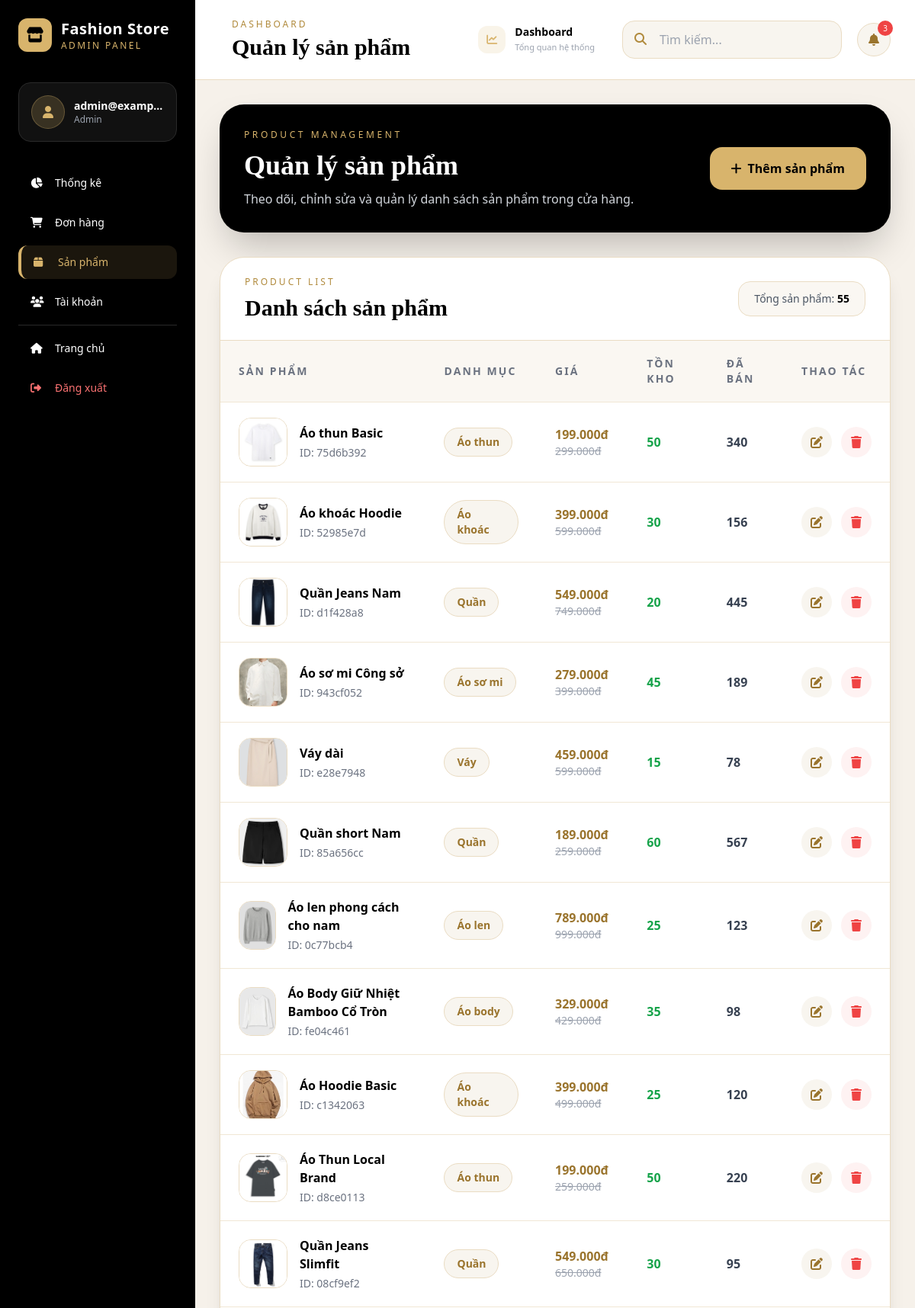
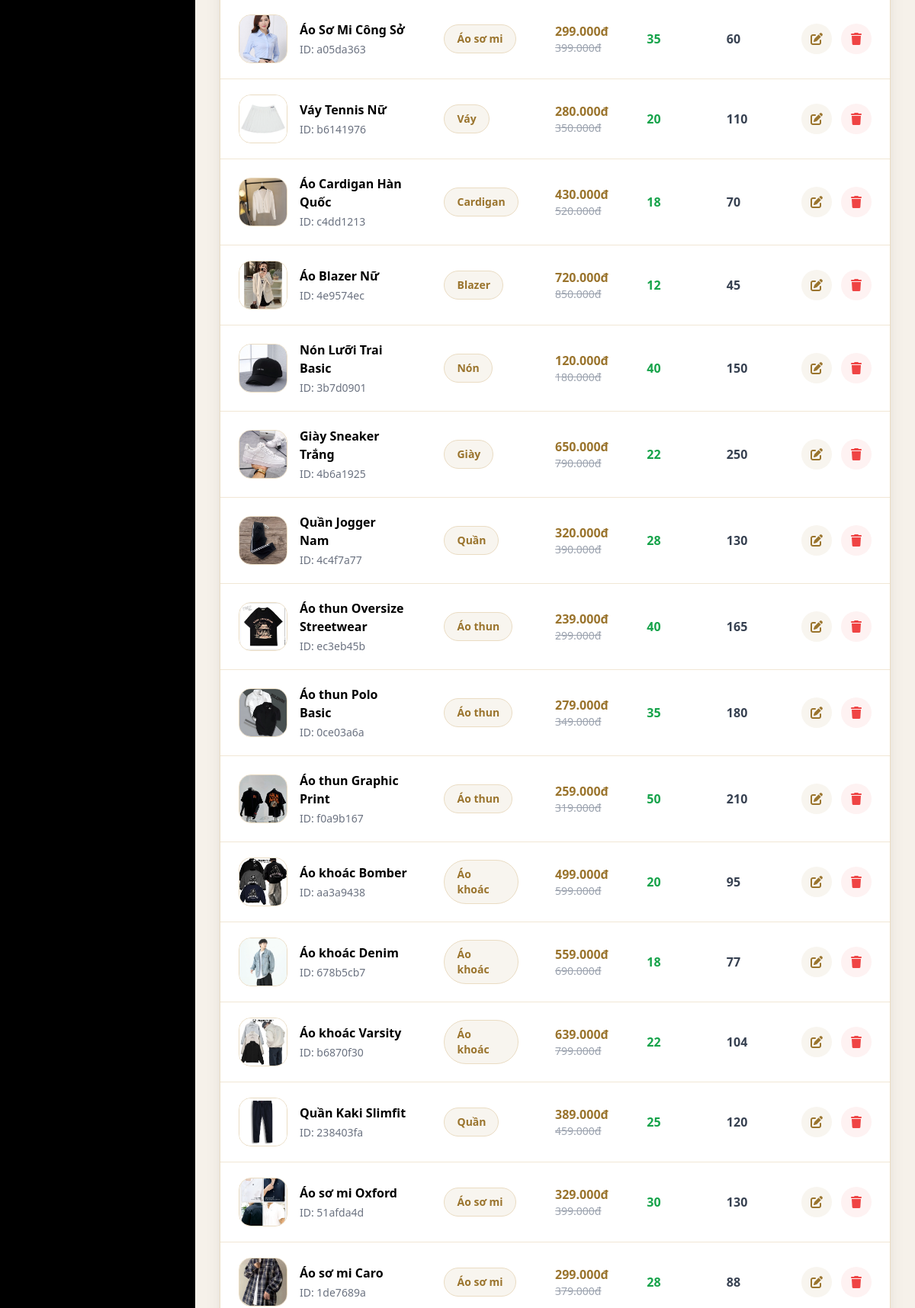
The page /admin/products (signed in, upper part) on the database its author committed (2 pictures, top to bottom).
### database.py (models this page shows)
class Product(db.Model):
    __tablename__ = 'products'
    id = db.Column(db.String(36), primary_key=True)
    name = db.Column(db.String(200), nullable=False)
    price = db.Column(db.Integer, nullable=False)
    old_price = db.Column(db.Integer, default=0)
    category = db.Column(db.String(100))
    image = db.Column(db.String(500))
    images = db.Column(db.Text)  # JSON array
    description = db.Column(db.Text)
    stock = db.Column(db.Integer, default=0)
    sizes = db.Column(db.Text)  # JSON array
    colors = db.Column(db.Text)  # JSON array
    color_images = db.Column(db.Text)  # JSON object mapping colors to image URLs
    rating = db.Column(db.Float, default=0.0)
    reviews = db.Column(db.Integer, default=0)
    sold = db.Column(db.Integer, default=0)
    featured = db.Column(db.Boolean, default=False)
    created_at = db.Column(db.DateTime, default=datetime.now)
    def to_dict(self):
        return {
            'id': self.id,
            'name': self.name,
            'price': self.price,
            'old_price': self.old_price,
            'category': self.category,
            'image': self.image,
            'images': json.loads(self.images) if self.images else [],
            'description': self.description,
            'stock': self.stock,
            'sizes': json.loads(self.sizes) if self.sizes else [],
            'colors': json.loads(self.colors) if self.colors else [],
            'color_images': json.loads(self.color_images) if self.color_images else {},
            'rating': self.rating,
            'reviews': self.reviews,
            'sold': self.sold,
            'featured': self.featured,
            'created_at': self.created_at.isoformat() if self.created_at else None
        }

### flask_clothing_store.py (the view)
@app.route('/admin/products')
@staff_required
def admin_products():
    products = [p.to_dict() for p in Product.query.all()]
    return render_template('admin/products.html', products=products)

### flask_clothing_store.py (called while the page is built)
def staff_required(f):
    @wraps(f)
    def decorated_function(*args, **kwargs):
        if 'user' not in session or session['user']['role'] not in ['admin', 'staff']:
            flash('Đây là khu vực dành cho nhân viên', 'error')
            return redirect(url_for('home'))
        return f(*args, **kwargs)
    return decorated_function

def format_price(price):
    return f"{price:,.0f}đ".replace(',', '.')

@app.context_processor
def utility_processor():
    return {
        'now': datetime.datetime.now(),
        'wishlist_count': lambda: len(get_wishlist()),
        'cart_count': lambda: len(get_cart()),
        'format_price': format_price,
        'get_featured_products': get_featured_products,
        'get_best_sellers': get_best_sellers,
        'get_categories': get_categories
    }

### templates/admin/products.html (shortened to what this page needs)
{% extends "admin/base_admin.html" %}
{% block page_title %}Quản lý sản phẩm{% endblock %}
{% block content %}
<div class="max-w-7xl mx-auto">
    <div class="bg-black text-white rounded-[2rem] shadow-2xl p-8 mb-8">
        <div class="flex flex-col md:flex-row md:items-center md:justify-between gap-5">
            <div>
                <p class="uppercase tracking-[0.3em] text-xs text-[#d8b46c] mb-3">
                    Product Management
                </p>
                <h1 class="text-4xl font-serif font-black">
                    Quản lý sản phẩm
                </h1>
                <p class="text-gray-300 mt-3">
                    Theo dõi, chỉnh sửa và quản lý danh sách sản phẩm trong cửa hàng.
                </p>
            </div>
            <a href="{{ url_for('admin_add_product') }}"
               class="inline-flex items-center justify-center bg-[#d8b46c] text-black px-7 py-4 rounded-2xl font-bold hover:bg-[#c8a25c] transition shadow-xl">
                <i class="fas fa-plus mr-2"></i>
                Thêm sản phẩm
            </a>
        </div>
    </div>
    <div class="bg-white rounded-[2rem] shadow-xl border border-[#eadcc3] overflow-hidden">
        <div class="px-8 py-6 border-b border-[#eadcc3] flex flex-col md:flex-row md:items-center md:justify-between gap-4">
            <div>
                <p class="uppercase tracking-[0.25em] text-xs text-[#b08a3c] mb-2">
                    Product List
                </p>
                <h2 class="text-3xl font-serif font-black text-black">
                    Danh sách sản phẩm
                </h2>
            </div>
            <div class="bg-[#faf7f2] border border-[#eadcc3] rounded-2xl px-5 py-3 text-sm text-gray-600">
                Tổng sản phẩm:
                <span class="font-bold text-black">
                    {{ products|length }}
                </span>
            </div>
        </div>
        <div class="overflow-x-auto">
            <table class="w-full">
                <thead class="bg-[#faf7f2]">
                    <tr>
                        <th class="text-left py-5 px-6 text-sm uppercase tracking-[0.15em] text-gray-500">
                            Sản phẩm
                        </th>
                        <th class="text-left py-5 px-6 text-sm uppercase tracking-[0.15em] text-gray-500">
                            Danh mục
                        </th>
                        <th class="text-left py-5 px-6 text-sm uppercase tracking-[0.15em] text-gray-500">
                            Giá
                        </th>
                        <th class="text-left py-5 px-6 text-sm uppercase tracking-[0.15em] text-gray-500">
                            Tồn kho
                        </th>
                        <th class="text-left py-5 px-6 text-sm uppercase tracking-[0.15em] text-gray-500">
                            Đã bán
                        </th>
                        <th class="text-left py-5 px-6 text-sm uppercase tracking-[0.15em] text-gray-500">
                            Thao tác
                        </th>
                    </tr>
                </thead>
                <tbody>
                    {% for product in products %}
                    <tr class="border-t border-[#f1e7d5] hover:bg-[#faf7f2] transition">
                        <td class="py-5 px-6">
                            <div class="flex items-center gap-4">
                                <img src="{{ product.image }}"
                                     alt="{{ product.name }}"
                                     class="w-16 h-16 object-cover rounded-2xl border border-[#eadcc3]">
                                <div>
                                    <div class="font-bold text-black">
                                        {{ product.name }}
                                    </div>
                                    <div class="text-sm text-gray-500 mt-1">
                                        ID: {{ product.id[:8] }}
                                    </div>
                                </div>
                            </div>
                        </td>
                        <td class="py-5 px-6">
                            <span class="inline-flex px-4 py-2 rounded-full bg-[#f8f5ef] text-[#9a742d] font-semibold text-sm border border-[#eadcc3]">
                                {{ product.category }}
                            </span>
                        </td>
                        <td class="py-5 px-6">
                            <div class="font-bold text-[#9a742d]">
                                {{ format_price(product.price) }}
                            </div>
                            {% if product.old_price > product.price %}
                            <div class="text-sm text-gray-400 line-through">
                                {{ format_price(product.old_price) }}
                            </div>
                            {% endif %}
                        </td>
                        <td class="py-5 px-6">
                            {% if product.stock > 10 %}
                            <span class="text-green-600 font-bold">
                                {{ product.stock }}
                            </span>
                            {% elif product.stock > 0 %}
                            <span class="text-yellow-600 font-bold">
                                {{ product.stock }}
                            </span>
                            {% else %}
                            <span class="text-red-600 font-bold">
                                Hết hàng
                            </span>
                            {% endif %}
                        </td>
                        <td class="py-5 px-6 font-semibold text-gray-700">
                            {{ product.sold }}
                        </td>
                        <td class="py-5 px-6">
                            <div class="flex items-center gap-3">
                                <a href="{{ url_for('admin_edit_product', product_id=product.id) }}"
                                   class="w-10 h-10 rounded-full bg-[#f8f5ef] text-[#9a742d] flex items-center justify-center hover:bg-[#d8b46c] hover:text-black transition"
                                   title="Chỉnh sửa">
                                    <i class="fas fa-edit"></i>
                                </a>
                                <form method="POST"
                                      action="{{ url_for('admin_delete_product') }}"
                                      onsubmit="return confirm('Xác nhận xóa sản phẩm này?')">
                                    <button type="submit"
                                            class="w-10 h-10 rounded-full bg-red-50 text-red-500 flex items-center justify-center hover:bg-red-100 transition"
                                            title="Xóa">
                                        <i class="fas fa-trash"></i>
                                    </button>
                                </form>
                            </div>
                        </td>
                    </tr>
                    {% endfor %}
                </tbody>
            </table>
        </div>
    </div>
</div>
{% endblock %}

### templates/admin/base_admin.html (style rules this page uses)
body { font-family: 'Segoe UI', sans-serif; }

### rows shown on the page
Product: image (picture), name "Áo thun Basic", id "75d6b392", category "Áo thun", price "199.000đ", old_price "299.000đ", stock "50", sold "340"
Product: image (picture), name "Áo khoác Hoodie", id "52985e7d", category "Áo khoác", price "399.000đ", old_price "599.000đ", stock "30", sold "156"
Product: image (picture), name "Quần Jeans Nam", id "d1f428a8", category "Quần", price "549.000đ", old_price "749.000đ", stock "20", sold "445"
Product: image (picture), name "Áo sơ mi Công sở", id "943cf052", category "Áo sơ mi", price "279.000đ", old_price "399.000đ", stock "45", sold "189"
Product: image (picture), name "Váy dài", id "e28e7948", category "Váy", price "459.000đ", old_price "599.000đ", stock "15", sold "78"
Product: image (picture), name "Quần short Nam", id "85a656cc", category "Quần", price "189.000đ", old_price "259.000đ", stock "60", sold "567"
Product: image (picture), name "Áo len phong cách cho nam", id "0c77bcb4", category "Áo len", price "789.000đ", old_price "999.000đ", stock "25", sold "123"
Product: image (picture), name "Áo Body Giữ Nhiệt Bamboo Cổ Tròn", id "fe04c461", category "Áo body", price "329.000đ", old_price "429.000đ", stock "35", sold "98"
Product: image (picture), name "Áo Hoodie Basic", id "c1342063", category "Áo khoác", price "399.000đ", old_price "499.000đ", stock "25", sold "120"
Product: image (picture), name "Áo Thun Local Brand", id "d8ce0113", category "Áo thun", price "199.000đ", old_price "259.000đ", stock "50", sold "220"
Product: image (picture), name "Quần Jeans Slimfit", id "08cf9ef2", category "Quần", price "549.000đ", old_price "650.000đ", stock "30", sold "95"
Product: image (picture), name "Áo Sơ Mi Công Sở", id "a05da363", category "Áo sơ mi", price "299.000đ", old_price "399.000đ", stock "35", sold "60"
Product: image (picture), name "Váy Tennis Nữ", id "b6141976", category "Váy", price "280.000đ", old_price "350.000đ", stock "20", sold "110"
Product: image (picture), name "Áo Cardigan Hàn Quốc", id "c4dd1213", category "Cardigan", price "430.000đ", old_price "520.000đ", stock "18", sold "70"
Product: image (picture), name "Áo Blazer Nữ", id "4e9574ec", category "Blazer", price "720.000đ", old_price "850.000đ", stock "12", sold "45"
Product: image (picture), name "Nón Lưỡi Trai Basic", id "3b7d0901", category "Nón", price "120.000đ", old_price "180.000đ", stock "40", sold "150"
Product: image (picture), name "Giày Sneaker Trắng", id "4b6a1925", category "Giày", price "650.000đ", old_price "790.000đ", stock "22", sold "250"
Product: image (picture), name "Quần Jogger Nam", id "4c4f7a77", category "Quần", price "320.000đ", old_price "390.000đ", stock "28", sold "130"
Product: image (picture), name "Áo thun Oversize Streetwear", id "ec3eb45b", category "Áo thun", price "239.000đ", old_price "299.000đ", stock "40", sold "165"
Product: image (picture), name "Áo thun Polo Basic", id "0ce03a6a", category "Áo thun", price "279.000đ", old_price "349.000đ", stock "35", sold "180"
Product: image (picture), name "Áo thun Graphic Print", id "f0a9b167", category "Áo thun", price "259.000đ", old_price "319.000đ", stock "50", sold "210"
Product: image (picture), name "Áo khoác Bomber", id "aa3a9438", category "Áo khoác", price "499.000đ", old_price "599.000đ", stock "20", sold "95"
Product: image (picture), name "Áo khoác Denim", id "678b5cb7", category "Áo khoác", price "559.000đ", old_price "690.000đ", stock "18", sold "77"
Product: image (picture), name "Áo khoác Varsity", id "b6870f30", category "Áo khoác", price "639.000đ", old_price "799.000đ", stock "22", sold "104"
Product: image (picture), name "Quần Kaki Slimfit", id "238403fa", category "Quần", price "389.000đ", old_price "459.000đ", stock "25", sold "120"
Product: image (picture), name "Áo sơ mi Oxford", id "51afda4d", category "Áo sơ mi", price "329.000đ", old_price "399.000đ", stock "30", sold "130"
Product: image (picture), name "Áo sơ mi Caro", id "1de7689a", category "Áo sơ mi", price "299.000đ", old_price "379.000đ", stock "28", sold "88"

### other values the page prints
{{ session.user.email }} "admin@examp…"
{{ session.user.role }} "Admin"
{{ products|length }} "55"
